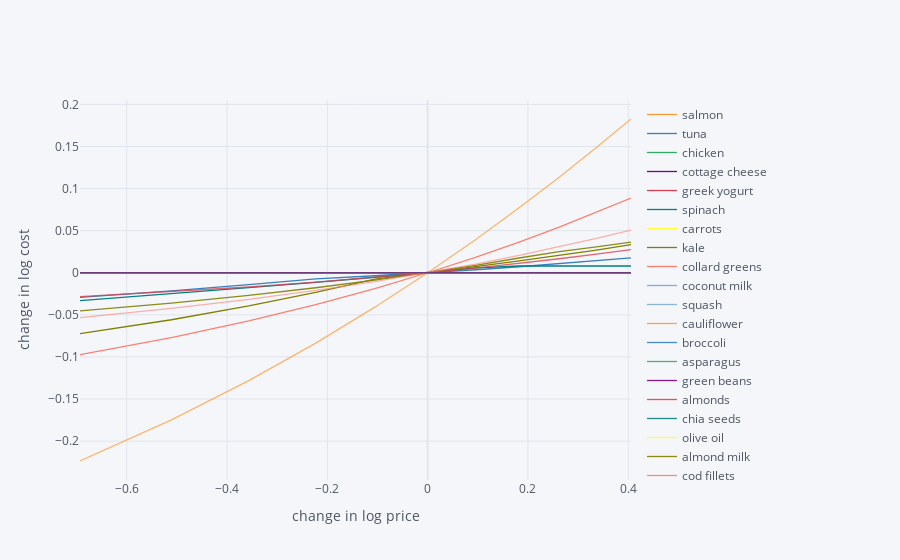

The code cell stored with this chart in its notebook:
### Code cell
cf.go_offline()

scale = [.5,.6,.7,.8,.9,1.,1.1,1.2,1.3,1.4,1.5]

cost0 = solve_subsistence_problem(FoodNutrients,Prices,diet_min[group],diet_max[group],tol=tol).fun

Price_response={}
for s in scale:
    cost = {}
    for i,p in enumerate(Prices):
        my_p = Prices.copy()
        my_p.iloc[i] = p*s
        result = solve_subsistence_problem(FoodNutrients,my_p,diet_min[group],diet_max[group],tol=tol)
        cost[Prices.index[i]] = np.log(result.fun/cost0)
    Price_response[np.log(s)] = cost

Price_response = pd.DataFrame(Price_response).T
Price_response.iplot(xTitle='change in log price',yTitle='change in log cost')

### Figure 1 — Plotly figure (JSON) as saved in the notebook; plotly's stock layout.template omitted (floating-point values rounded to 4 significant figures)
{"data": [{"line": {"color": "rgba(255, 153, 51, 1.0)", "dash": "solid", "shape": "linear", "width": 1.3}, "mode": "lines", "name": "salmon", "text": "", "type": "scatter", "x": [-0.6931, -0.5108, -0.3567, -0.2231, -0.1054, 0, 0.09531, 0.1823, 0.2624, 0.3365, 0.4055], "y": [-0.0004423, 0, 0, 0, 0, 0, 0, 0, 0, 0, 0]}, {"line": {"color": "rgba(55, 128, 191, 1.0)", "dash": "solid", "shape": "linear", "width": 1.3}, "mode": "lines", "name": "tuna", "text": "", "type": "scatter", "x": [-0.6931, -0.5108, -0.3567, -0.2231, -0.1054, 0, 0.09531, 0.1823, 0.2624, 0.3365, 0.4055], "y": [-0.02918, -0.02163, -0.01414, -0.007189, -0.003588, 0, 0.003575, 0.007138, 0.01069, 0.01422, 0.01775]}, {"line": {"color": "rgba(50, 171, 96, 1.0)", "dash": "solid", "shape": "linear", "width": 1.3}, "mode": "lines", "name": "chicken", "text": "", "type": "scatter", "x": [-0.6931, -0.5108, -0.3567, -0.2231, -0.1054, 0, 0.09531, 0.1823, 0.2624, 0.3365, 0.4055], "y": [0, 0, 0, 0, 0, 0, 0, 0, 0, 0, 0]}, {"line": {"color": "rgba(128, 0, 128, 1.0)", "dash": "solid", "shape": "linear", "width": 1.3}, "mode": "lines", "name": "cottage cheese", "text": "", "type": "scatter", "x": [-0.6931, -0.5108, -0.3567, -0.2231, -0.1054, 0, 0.09531, 0.1823, 0.2624, 0.3365, 0.4055], "y": [0, 0, 0, 0, 0, 0, 0, 0, 0, 0, 0]}, {"line": {"color": "rgba(219, 64, 82, 1.0)", "dash": "solid", "shape": "linear", "width": 1.3}, "mode": "lines", "name": "greek yogurt", "text": "", "type": "scatter", "x": [-0.6931, -0.5108, -0.3567, -0.2231, -0.1054, 0, 0.09531, 0.1823, 0.2624, 0.3365, 0.4055], "y": [0, 0, 0, 0, 0, 0, 0, 0, 0, 0, 0]}, {"line": {"color": "rgba(0, 128, 128, 1.0)", "dash": "solid", "shape": "linear", "width": 1.3}, "mode": "lines", "name": "spinach", "text": "", "type": "scatter", "x": [-0.6931, -0.5108, -0.3567, -0.2231, -0.1054, 0, 0.09531, 0.1823, 0.2624, 0.3365, 0.4055], "y": [-0.03316, -0.02518, -0.0177, -0.0115, -0.005735, 0, 0.005702, 0.008018, 0.008018, 0.008018, 0.008018]}, {"line": {"color": "rgba(255, 255, 51, 1.0)", "dash": "solid", "shape": "linear", "width": 1.3}, "mode": "lines", "name": "carrots", "text": "", "type": "scatter", "x": [-0.6931, -0.5108, -0.3567, -0.2231, -0.1054, 0, 0.09531, 0.1823, 0.2624, 0.3365, 0.4055], "y": [0, 0, 0, 0, 0, 0, 0, 0, 0, 0, 0]}, {"line": {"color": "rgba(128, 128, 0, 1.0)", "dash": "solid", "shape": "linear", "width": 1.3}, "mode": "lines", "name": "kale", "text": "", "type": "scatter", "x": [-0.6931, -0.5108, -0.3567, -0.2231, -0.1054, 0, 0.09531, 0.1823, 0.2624, 0.3365, 0.4055], "y": [-0.07244, -0.05582, -0.03947, -0.02339, -0.007563, 0, 0.007223, 0.01406, 0.02056, 0.02698, 0.03331]}, {"line": {"color": "rgba(251, 128, 114, 1.0)", "dash": "solid", "shape": "linear", "width": 1.3}, "mode": "lines", "name": "collard greens", "text": "", "type": "scatter", "x": [-0.6931, -0.5108, -0.3567, -0.2231, -0.1054, 0, 0.09531, 0.1823, 0.2624, 0.3365, 0.4055], "y": [-0.09739, -0.07714, -0.05729, -0.03783, -0.01873, 0, 0.01839, 0.03645, 0.05419, 0.07161, 0.08874]}, {"line": {"color": "rgba(128, 177, 211, 1.0)", "dash": "solid", "shape": "linear", "width": 1.3}, "mode": "lines", "name": "coconut milk", "text": "", "type": "scatter", "x": [-0.6931, -0.5108, -0.3567, -0.2231, -0.1054, 0, 0.09531, 0.1823, 0.2624, 0.3365, 0.4055], "y": [0, 0, 0, 0, 0, 0, 0, 0, 0, 0, 0]}, {"line": {"color": "rgba(128, 177, 211, 0.8999999999999999)", "dash": "solid", "shape": "linear", "width": 1.3}, "mode": "lines", "name": "squash", "text": "", "type": "scatter", "x": [-0.6931, -0.5108, -0.3567, -0.2231, -0.1054, 0, 0.09531, 0.1823, 0.2624, 0.3365, 0.4055], "y": [-3.331e-16, -3.331e-16, -3.331e-16, 0, 0, 0, 0, 0, 0, 0, 0]}, {"line": {"color": "rgba(255, 153, 51, 0.8999999999999999)", "dash": "solid", "shape": "linear", "width": 1.3}, "mode": "lines", "name": "cauliflower", "text": "", "type": "scatter", "x": [-0.6931, -0.5108, -0.3567, -0.2231, -0.1054, 0, 0.09531, 0.1823, 0.2624, 0.3365, 0.4055], "y": [0, 0, 0, 0, 0, 0, 0, 0, 0, 0, 0]}, {"line": {"color": "rgba(55, 128, 191, 0.8999999999999999)", "dash": "solid", "shape": "linear", "width": 1.3}, "mode": "lines", "name": "broccoli", "text": "", "type": "scatter", "x": [-0.6931, -0.5108, -0.3567, -0.2231, -0.1054, 0, 0.09531, 0.1823, 0.2624, 0.3365, 0.4055], "y": [0, 0, 0, 0, 0, 0, 0, 0, 0, 0, 0]}, {"line": {"color": "rgba(50, 171, 96, 0.8999999999999999)", "dash": "solid", "shape": "linear", "width": 1.3}, "mode": "lines", "name": "asparagus", "text": "", "type": "scatter", "x": [-0.6931, -0.5108, -0.3567, -0.2231, -0.1054, 0, 0.09531, 0.1823, 0.2624, 0.3365, 0.4055], "y": [-0.0005569, 0, 0, 0, 0, 0, 0, 0, 0, 0, 0]}, {"line": {"color": "rgba(128, 0, 128, 0.8999999999999999)", "dash": "solid", "shape": "linear", "width": 1.3}, "mode": "lines", "name": "green beans", "text": "", "type": "scatter", "x": [-0.6931, -0.5108, -0.3567, -0.2231, -0.1054, 0, 0.09531, 0.1823, 0.2624, 0.3365, 0.4055], "y": [0, 0, 0, 0, 0, 0, 0, 0, 0, 0, 0]}, {"line": {"color": "rgba(219, 64, 82, 0.8999999999999999)", "dash": "solid", "shape": "linear", "width": 1.3}, "mode": "lines", "name": "almonds", "text": "", "type": "scatter", "x": [-0.6931, -0.5108, -0.3567, -0.2231, -0.1054, 0, 0.09531, 0.1823, 0.2624, 0.3365, 0.4055], "y": [0, 0, 0, 0, 0, 0, 0, 0, 0, 0, 0]}, {"line": {"color": "rgba(0, 128, 128, 0.8999999999999999)", "dash": "solid", "shape": "linear", "width": 1.3}, "mode": "lines", "name": "chia seeds", "text": "", "type": "scatter", "x": [-0.6931, -0.5108, -0.3567, -0.2231, -0.1054, 0, 0.09531, 0.1823, 0.2624, 0.3365, 0.4055], "y": [0, 0, 0, 0, 0, 0, 0, 0, 0, 0, 0]}, {"line": {"color": "rgba(255, 255, 51, 0.8999999999999999)", "dash": "solid", "shape": "linear", "width": 1.3}, "mode": "lines", "name": "olive oil", "text": "", "type": "scatter", "x": [-0.6931, -0.5108, -0.3567, -0.2231, -0.1054, 0, 0.09531, 0.1823, 0.2624, 0.3365, 0.4055], "y": [0, 0, 0, 0, 0, 0, 0, 0, 0, 0, 0]}, {"line": {"color": "rgba(128, 128, 0, 0.8999999999999999)", "dash": "solid", "shape": "linear", "width": 1.3}, "mode": "lines", "name": "almond milk", "text": "", "type": "scatter", "x": [-0.6931, -0.5108, -0.3567, -0.2231, -0.1054, 0, 0.09531, 0.1823, 0.2624, 0.3365, 0.4055], "y": [-0.04529, -0.03598, -0.02686, -0.01783, -0.008875, 0, 0.008797, 0.01752, 0.02518, 0.03084, 0.03647]}, {"line": {"color": "rgba(251, 128, 114, 0.8999999999999999)", "dash": "solid", "shape": "linear", "width": 1.3}, "mode": "lines", "name": "cod fillets", "text": "", "type": "scatter", "x": [-0.6931, -0.5108, -0.3567, -0.2231, -0.1054, 0, 0.09531, 0.1823, 0.2624, 0.3365, 0.4055], "y": [0, 0, 0, 0, 0, 0, 0, 0, 0, 0, 0]}, {"line": {"color": "rgba(251, 128, 114, 0.7999999999999998)", "dash": "solid", "shape": "linear", "width": 1.3}, "mode": "lines", "name": "pork loin", "text": "", "type": "scatter", "x": [-0.6931, -0.5108, -0.3567, -0.2231, -0.1054, 0, 0.09531, 0.1823, 0.2624, 0.3365, 0.4055], "y": [0, 0, 0, 0, 0, 0, 0, 0, 0, 0, 0]}, {"line": {"color": "rgba(128, 177, 211, 0.7999999999999998)", "dash": "solid", "shape": "linear", "width": 1.3}, "mode": "lines", "name": "ground beef 80% lean 20% fat", "text": "", "type": "scatter", "x": [-0.6931, -0.5108, -0.3567, -0.2231, -0.1054, 0, 0.09531, 0.1823, 0.2624, 0.3365, 0.4055], "y": [0, 0, 0, 0, 0, 0, 0, 0, 0, 0, 0]}, {"line": {"color": "rgba(255, 153, 51, 0.7999999999999998)", "dash": "solid", "shape": "linear", "width": 1.3}, "mode": "lines", "name": "avocado", "text": "", "type": "scatter", "x": [-0.6931, -0.5108, -0.3567, -0.2231, -0.1054, 0, 0.09531, 0.1823, 0.2624, 0.3365, 0.4055], "y": [0, 0, 0, 0, 0, 0, 0, 0, 0, 0, 0]}, {"line": {"color": "rgba(55, 128, 191, 0.7999999999999998)", "dash": "solid", "shape": "linear", "width": 1.3}, "mode": "lines", "name": "egg", "text": "", "type": "scatter", "x": [-0.6931, -0.5108, -0.3567, -0.2231, -0.1054, 0, 0.09531, 0.1823, 0.2624, 0.3365, 0.4055], "y": [0, 0, 0, 0, 0, 0, 0, 0, 0, 0, 0]}, {"line": {"color": "rgba(50, 171, 96, 0.7999999999999998)", "dash": "solid", "shape": "linear", "width": 1.3}, "mode": "lines", "name": "coconut oil", "text": "", "type": "scatter", "x": [-0.6931, -0.5108, -0.3567, -0.2231, -0.1054, 0, 0.09531, 0.1823, 0.2624, 0.3365, 0.4055], "y": [0, 0, 0, 0, 0, 0, 0, 0, 0, 0, 0]}, {"line": {"color": "rgba(128, 0, 128, 0.7999999999999998)", "dash": "solid", "shape": "linear", "width": 1.3}, "mode": "lines", "name": "almond flour", "text": "", "type": "scatter", "x": [-0.6931, -0.5108, -0.3567, -0.2231, -0.1054, 0, 0.09531, 0.1823, 0.2624, 0.3365, 0.4055], "y": [0, 0, 0, 0, 0, 0, 0, 0, 0, 0, 0]}, {"line": {"color": "rgba(219, 64, 82, 0.7999999999999998)", "dash": "solid", "shape": "linear", "width": 1.3}, "mode": "lines", "name": "mayonnaise", "text": "", "type": "scatter", "x": [-0.6931, -0.5108, -0.3567, -0.2231, -0.1054, 0, 0.09531, 0.1823, 0.2624, 0.3365, 0.4055], "y": [-0.02834, -0.0226, -0.0169, -0.01124, -0.005603, 0, 0.005572, 0.01111, 0.01662, 0.0221, 0.02755]}, {"line": {"color": "rgba(0, 128, 128, 0.7999999999999998)", "dash": "solid", "shape": "linear", "width": 1.3}, "mode": "lines", "name": "cabbage", "text": "", "type": "scatter", "x": [-0.6931, -0.5108, -0.3567, -0.2231, -0.1054, 0, 0.09531, 0.1823, 0.2624, 0.3365, 0.4055], "y": [0, 0, 0, 0, 0, 0, 0, 0, 0, 0, 0]}, {"line": {"color": "rgba(255, 255, 51, 0.7999999999999998)", "dash": "solid", "shape": "linear", "width": 1.3}, "mode": "lines", "name": "green bell pepper", "text": "", "type": "scatter", "x": [-0.6931, -0.5108, -0.3567, -0.2231, -0.1054, 0, 0.09531, 0.1823, 0.2624, 0.3365, 0.4055], "y": [0, 0, 0, 0, 0, 0, 0, 0, 0, 0, 0]}, {"line": {"color": "rgba(128, 128, 0, 0.7999999999999998)", "dash": "solid", "shape": "linear", "width": 1.3}, "mode": "lines", "name": "bacon", "text": "", "type": "scatter", "x": [-0.6931, -0.5108, -0.3567, -0.2231, -0.1054, 0, 0.09531, 0.1823, 0.2624, 0.3365, 0.4055], "y": [0, 0, 0, 0, 0, 0, 0, 0, 0, 0, 0]}, {"line": {"color": "rgba(128, 128, 0, 0.7)", "dash": "solid", "shape": "linear", "width": 1.3}, "mode": "lines", "name": "ground turkey", "text": "", "type": "scatter", "x": [-0.6931, -0.5108, -0.3567, -0.2231, -0.1054, 0, 0.09531, 0.1823, 0.2624, 0.3365, 0.4055], "y": [0, 0, 0, 0, 0, 0, 0, 0, 0, 0, 0]}, {"line": {"color": "rgba(251, 128, 114, 0.7)", "dash": "solid", "shape": "linear", "width": 1.3}, "mode": "lines", "name": "tofu", "text": "", "type": "scatter", "x": [-0.6931, -0.5108, -0.3567, -0.2231, -0.1054, 0, 0.09531, 0.1823, 0.2624, 0.3365, 0.4055], "y": [0, 0, 0, 0, 0, 0, 0, 0, 0, 0, 0]}, {"line": {"color": "rgba(128, 177, 211, 0.7)", "dash": "solid", "shape": "linear", "width": 1.3}, "mode": "lines", "name": "kefir", "text": "", "type": "scatter", "x": [-0.6931, -0.5108, -0.3567, -0.2231, -0.1054, 0, 0.09531, 0.1823, 0.2624, 0.3365, 0.4055], "y": [0, 0, 0, 0, 0, 0, 0, 0, 0, 0, 0]}, {"line": {"color": "rgba(255, 153, 51, 0.7)", "dash": "solid", "shape": "linear", "width": 1.3}, "mode": "lines", "name": "hemp seeds", "text": "", "type": "scatter", "x": [-0.6931, -0.5108, -0.3567, -0.2231, -0.1054, 0, 0.09531, 0.1823, 0.2624, 0.3365, 0.4055], "y": [-0.2236, -0.1747, -0.1281, -0.08355, -0.0409, 0, 0.0393, 0.07711, 0.1135, 0.1487, 0.1827]}, {"line": {"color": "rgba(55, 128, 191, 0.7)", "dash": "solid", "shape": "linear", "width": 1.3}, "mode": "lines", "name": "frozen berries", "text": "", "type": "scatter", "x": [-0.6931, -0.5108, -0.3567, -0.2231, -0.1054, 0, 0.09531, 0.1823, 0.2624, 0.3365, 0.4055], "y": [0, 0, 0, 0, 0, 0, 0, 0, 0, 0, 0]}, {"line": {"color": "rgba(50, 171, 96, 0.7)", "dash": "solid", "shape": "linear", "width": 1.3}, "mode": "lines", "name": "zuchini noodles", "text": "", "type": "scatter", "x": [-0.6931, -0.5108, -0.3567, -0.2231, -0.1054, 0, 0.09531, 0.1823, 0.2624, 0.3365, 0.4055], "y": [0, 0, 0, 0, 0, 0, 0, 0, 0, 0, 0]}, {"line": {"color": "rgba(128, 0, 128, 0.7)", "dash": "solid", "shape": "linear", "width": 1.3}, "mode": "lines", "name": "peanuts", "text": "", "type": "scatter", "x": [-0.6931, -0.5108, -0.3567, -0.2231, -0.1054, 0, 0.09531, 0.1823, 0.2624, 0.3365, 0.4055], "y": [0, 0, 0, 0, 0, 0, 0, 0, 0, 0, 0]}, {"line": {"color": "rgba(219, 64, 82, 0.7)", "dash": "solid", "shape": "linear", "width": 1.3}, "mode": "lines", "name": "walnuts", "text": "", "type": "scatter", "x": [-0.6931, -0.5108, -0.3567, -0.2231, -0.1054, 0, 0.09531, 0.1823, 0.2624, 0.3365, 0.4055], "y": [0, 0, 0, 0, 0, 0, 0, 0, 0, 0, 0]}, {"line": {"color": "rgba(0, 128, 128, 0.7)", "dash": "solid", "shape": "linear", "width": 1.3}, "mode": "lines", "name": "manzanilla olives", "text": "", "type": "scatter", "x": [-0.6931, -0.5108, -0.3567, -0.2231, -0.1054, 0, 0.09531, 0.1823, 0.2624, 0.3365, 0.4055], "y": [0, 0, 0, 0, 0, 0, 0, 0, 0, 0, 0]}, {"line": {"color": "rgba(255, 255, 51, 0.7)", "dash": "solid", "shape": "linear", "width": 1.3}, "mode": "lines", "name": "apple", "text": "", "type": "scatter", "x": [-0.6931, -0.5108, -0.3567, -0.2231, -0.1054, 0, 0.09531, 0.1823, 0.2624, 0.3365, 0.4055], "y": [0, 0, 0, 0, 0, 0, 0, 0, 0, 0, 0]}, {"line": {"color": "rgba(255, 255, 51, 0.5999999999999999)", "dash": "solid", "shape": "linear", "width": 1.3}, "mode": "lines", "name": "tomato", "text": "", "type": "scatter", "x": [-0.6931, -0.5108, -0.3567, -0.2231, -0.1054, 0, 0.09531, 0.1823, 0.2624, 0.3365, 0.4055], "y": [0, 0, 0, 0, 0, 0, 0, 0, 0, 0, 0]}, {"line": {"color": "rgba(128, 128, 0, 0.5999999999999999)", "dash": "solid", "shape": "linear", "width": 1.3}, "mode": "lines", "name": "spam", "text": "", "type": "scatter", "x": [-0.6931, -0.5108, -0.3567, -0.2231, -0.1054, 0, 0.09531, 0.1823, 0.2624, 0.3365, 0.4055], "y": [0, 0, 0, 0, 0, 0, 0, 0, 0, 0, 0]}, {"line": {"color": "rgba(251, 128, 114, 0.5999999999999999)", "dash": "solid", "shape": "linear", "width": 1.3}, "mode": "lines", "name": "black beans", "text": "", "type": "scatter", "x": [-0.6931, -0.5108, -0.3567, -0.2231, -0.1054, 0, 0.09531, 0.1823, 0.2624, 0.3365, 0.4055], "y": [-0.05334, -0.04244, -0.03166, -0.02099, -0.01044, 0, 0.01033, 0.02056, 0.03069, 0.04071, 0.05064]}, {"line": {"color": "rgba(128, 177, 211, 0.5999999999999999)", "dash": "solid", "shape": "linear", "width": 1.3}, "mode": "lines", "name": "cauliflower rice", "text": "", "type": "scatter", "x": [-0.6931, -0.5108, -0.3567, -0.2231, -0.1054, 0, 0.09531, 0.1823, 0.2624, 0.3365, 0.4055], "y": [0, 0, 0, 0, 0, 0, 0, 0, 0, 0, 0]}, {"line": {"color": "rgba(255, 153, 51, 0.5999999999999999)", "dash": "solid", "shape": "linear", "width": 1.3}, "mode": "lines", "name": "creamy almond butter no salt", "text": "", "type": "scatter", "x": [-0.6931, -0.5108, -0.3567, -0.2231, -0.1054, 0, 0.09531, 0.1823, 0.2624, 0.3365, 0.4055], "y": [0, 0, 0, 0, 0, 0, 0, 0, 0, 0, 0]}, {"line": {"color": "rgba(55, 128, 191, 0.5999999999999999)", "dash": "solid", "shape": "linear", "width": 1.3}, "mode": "lines", "name": "creamy salted peanut butter", "text": "", "type": "scatter", "x": [-0.6931, -0.5108, -0.3567, -0.2231, -0.1054, 0, 0.09531, 0.1823, 0.2624, 0.3365, 0.4055], "y": [0, 0, 0, 0, 0, 0, 0, 0, 0, 0, 0]}, {"line": {"color": "rgba(50, 171, 96, 0.5999999999999999)", "dash": "solid", "shape": "linear", "width": 1.3}, "mode": "lines", "name": "wild arugula", "text": "", "type": "scatter", "x": [-0.6931, -0.5108, -0.3567, -0.2231, -0.1054, 0, 0.09531, 0.1823, 0.2624, 0.3365, 0.4055], "y": [0, 0, 0, 0, 0, 0, 0, 0, 0, 0, 0]}, {"line": {"color": "rgba(128, 0, 128, 0.5999999999999999)", "dash": "solid", "shape": "linear", "width": 1.3}, "mode": "lines", "name": "traditional whole milk ricotta cheese", "text": "", "type": "scatter", "x": [-0.6931, -0.5108, -0.3567, -0.2231, -0.1054, 0, 0.09531, 0.1823, 0.2624, 0.3365, 0.4055], "y": [0, 0, 0, 0, 0, 0, 0, 0, 0, 0, 0]}], "layout": {"autosize": true, "legend": {"bgcolor": "#F5F6F9", "font": {"color": "#4D5663"}}, "paper_bgcolor": "#F5F6F9", "plot_bgcolor": "#F5F6F9", "title": {"font": {"color": "#4D5663"}}, "xaxis": {"autorange": true, "gridcolor": "#E1E5ED", "range": [-0.6931, 0.4055], "showgrid": true, "tickfont": {"color": "#4D5663"}, "title": {"font": {"color": "#4D5663"}, "text": "change in log price"}, "type": "linear", "zerolinecolor": "#E1E5ED"}, "yaxis": {"autorange": true, "gridcolor": "#E1E5ED", "range": [-0.2462, 0.2052], "showgrid": true, "tickfont": {"color": "#4D5663"}, "title": {"font": {"color": "#4D5663"}, "text": "change in log cost"}, "type": "linear", "zerolinecolor": "#E1E5ED"}}}
